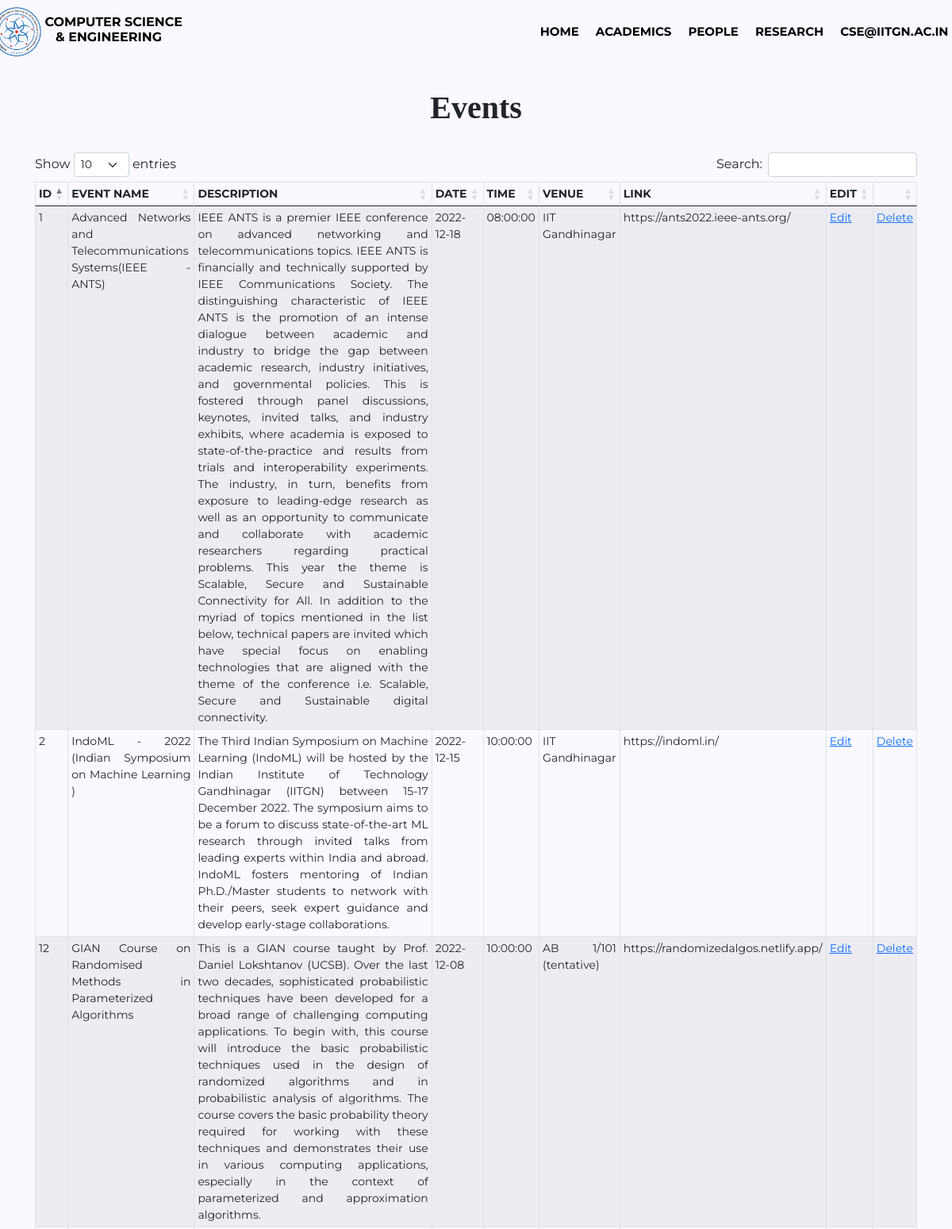
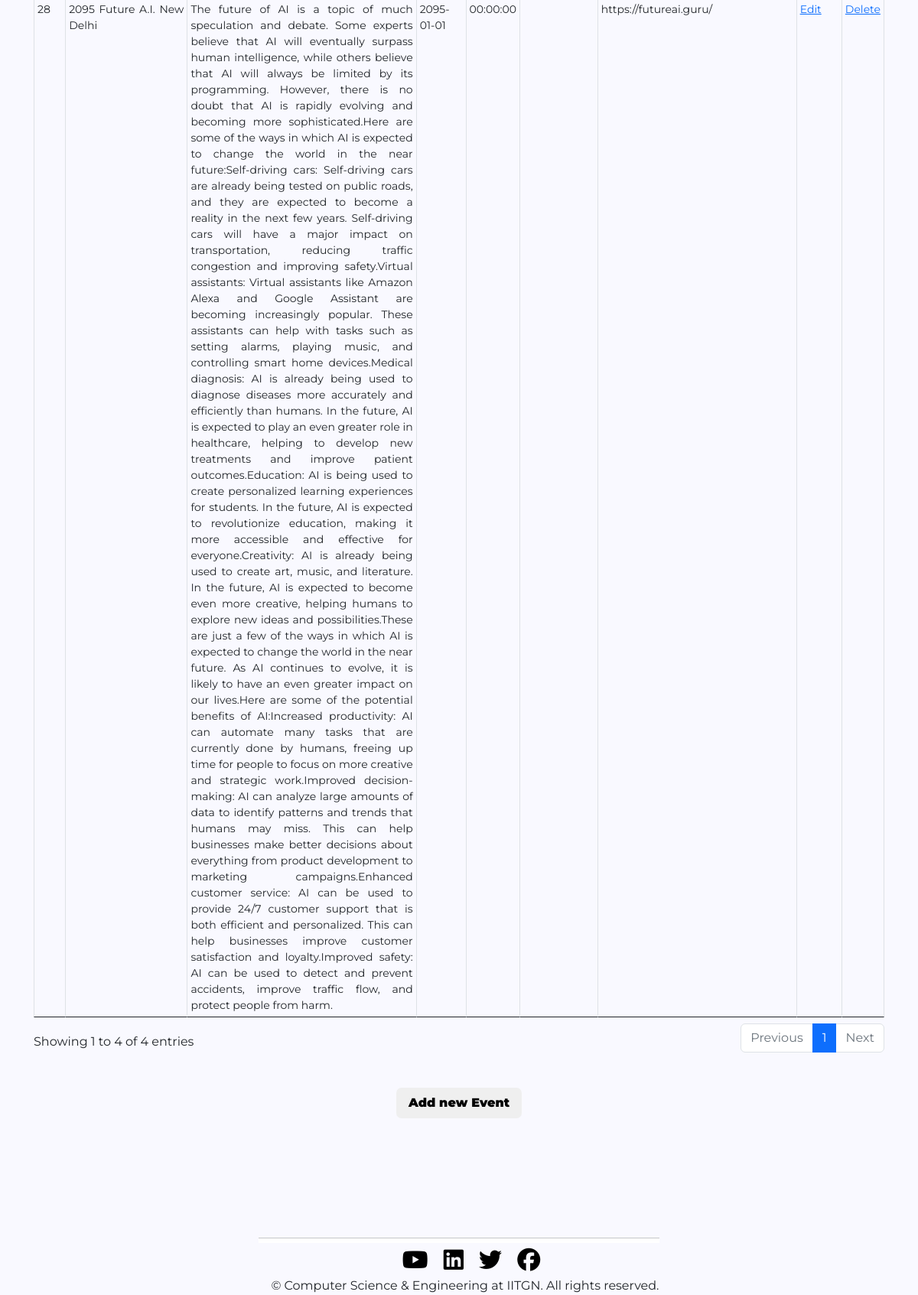
The app's page /cse_manager/update_events.php (signed in) with its own data (2 pictures, top to bottom).
### tables this page shows
CREATE TABLE `event` (
  `id` int(11) NOT NULL,
  `event_name` text NOT NULL,
  `event_description` longtext NOT NULL,
  `event_date` date NOT NULL,
  `event_venue` mediumtext NOT NULL,
  `event_link` mediumtext NOT NULL,
  `event_time` time NOT NULL
);

### cse_manager/update_events.php (the view, shortened to what this page needs)
<!DOCTYPE html>
<html>
<head>
    <link href="https://cdn.jsdelivr.net/npm/bootstrap@5.1.0/dist/css/bootstrap.min.css" rel="stylesheet">
    <link href="https://cdnjs.cloudflare.com/ajax/libs/animate.css/3.7.2/animate.min.css" rel="stylesheet">
    <link rel="stylesheet" href="https://cdnjs.cloudflare.com/ajax/libs/twitter-bootstrap/5.2.0/css/bootstrap.min.css">
	<link rel="stylesheet" href="https://cdn.datatables.net/1.13.4/css/dataTables.bootstrap5.min.css">
    <link rel="stylesheet" href="style(header).css">
    <link rel="stylesheet" href="style(footer).css">
</head>
<body>
<?php
    include_once("Headers.php");
?>
    <div class = "course_heading">
        <h1>Events</h1>
        <br/>
    </div>
    <div class= "course">
        <div class="row">
            <?php
            include_once("dbcsemanager.php");
            $query = "SELECT * from event";
            $query_run= mysqli_query($conn,$query);
            $check_faculty = mysqli_num_rows($query_run)>0;
            echo "<div class = 'table-responsive'>";
            echo "<table id = 'table_id' class='table table-striped table-bordered table-sm table-hover table-responsive' cellspacing='0'>
            <thead>
            <tr>
                <th> Id </th>
                <th> Event Name </th>
                <th> Description </th>
                <th> Date  </th>
                <th> Time </th>
                <th> Venue </th>
                <th> Link </th>
                <th> Edit </th>
                <th Delete </th>
            </tr>
            </thead>";
            if($check_faculty)
            {
                echo "<tbody>";
                while($row= mysqli_fetch_assoc($query_run))
                {
                    echo "<tr>";
                    echo "<td>" .$row["id"]."</td>";
                    echo "<td>" .$row["event_name"]."</td>";
                    echo "<td>" .$row["event_description"]."</td>";
                    echo "<td>" .$row["event_date"]."</td>";
                    echo "<td>" .$row["event_time"]."</td>";
                    echo "<td>" .$row["event_venue"]."</td>";
                    echo "<td>" .$row["event_link"]."</td>";
                    echo "<td><a href='edit_event?id=" .$row['id']."'> Edit </a></td>";
                    echo "<td><a href='delete_event?id=" .$row['id']."'> Delete </a></td>";
                    echo "</tr>";
                }
                echo "</table>";
            }
            else
            {
                echo "No Event found";
            }
            echo "</div>";
            ?>
        </div>
    </div>
    <div class="extrabtn">
        <div class='wrapper'>
            <button class='button'> <a href = 'event_input'> Add new Event </a></button>
        </div>
    </div>
<?php
      include_once("Footers.php");
?>
</body>
</html>

### cse_manager/style(header).css (style rules this page uses)
* { margin: 0; padding: 0; font-family: 'Montserrat', sans-serif; box-sizing: border-box; }
body { justify-content: center; align-items: center; min-height: 70vh; place-items: center; }

### cse_manager/update_events.php (style rules this page uses)
body { background-color: #f9f9ff; overflow-x: hidden; }
.course_heading h1,h3 { font-weight: 600; font-family: 'EB Garamond', serif; text-align: center; }
.course_heading { margin-top: 7rem; }
.course { min-width: 50rem; }
.row { margin: 0rem 2rem; }
.wrapper { margin-top: 3rem; display: flex; justify-content: center; align-items: center; height: 2rem; }
table { background-color: #f9f9ff; text-align: justify; font-size: 14px; }
th { text-transform: uppercase; }
.button { cursor: pointer; padding: 0.5rem 1rem; border: none; border-radius: 7px; font-weight: 900; }
.button { transition: background 1s, transform 0.9s; }
.button a { color: black; text-decoration: none; }

### records on screen
event: id "1", event_name "Advanced Networks and Telecommunications Systems(IEEE - ANTS)", event_description "IEEE ANTS is a premier IEEE conference on advanced networking and telecommunications topics. IEEE ANTS is financially and technically supported by IEEE Communications Society. The distinguishing characteristic of IEEE ANTS is the promotion of an intense dialogue between academic and industry to bridge the gap between academic research, industry initiatives, and governmental policies. This is fostered through panel discussions, keynotes, invited talks, and industry exhibits, where academia is exposed to state-of-the-practice and results from trials and interoperability experiments. The industry, in turn, benefits from exposure to leading-edge research as well as an opportunity to communicate…", event_date "2022-12-18", event_time "08:00:00", event_venue "IIT Gandhinagar", event_link "https://ants2022.ieee-ants.org/"
event: id "2", event_name "IndoML - 2022 (Indian Symposium on Machine Learning )", event_description "The Third Indian Symposium on Machine Learning (IndoML) will be hosted by the Indian Institute of Technology Gandhinagar (IITGN) between 15-17 December 2022. The symposium aims to be a forum to discuss state-of-the-art ML research through invited talks from leading experts within India and abroad. IndoML fosters mentoring of Indian Ph.D./Master students to network with their peers, seek expert guidance and develop early-stage collaborations.", event_date "2022-12-15", event_time "10:00:00", event_venue "IIT Gandhinagar", event_link "https://indoml.in/"
event: id "12", event_name "GIAN Course on Randomised Methods in Parameterized Algorithms", event_description "This is a GIAN course taught by Prof. Daniel Lokshtanov (UCSB). Over the last two decades, sophisticated probabilistic techniques have been developed for a broad range of challenging computing applications. To begin with, this course will introduce the basic probabilistic techniques used in the design of randomized algorithms and in probabilistic analysis of algorithms. The course covers the basic probability theory required for working with these techniques and demonstrates their use in various computing applications, especially in the context of parameterized and approximation algorithms.", event_date "2022-12-08", event_time "10:00:00", event_venue "AB 1/101 (tentative)", event_link "https://randomizedalgos.netlify.app/"
event: id "28", event_name "2095 Future A.I. New Delhi", event_description "The future of AI is a topic of much speculation and debate. Some experts believe that AI will eventually surpass human intelligence, while others believe that AI will always be limited by its programming. However, there is no doubt that AI is rapidly evolving and becoming more sophisticated.Here are some of the ways in which AI is expected to change the world in the near future:Self-driving cars: Self-driving cars are already being tested on public roads, and they are expected to become a reality in the next few years. Self-driving cars will have a major impact on transportation, reducing traffic congestion and improving safety.Virtual assistants: Virtual assistants like Amazon Alexa and…", event_date "2095-01-01", event_time "00:00:00", event_link "https://futureai.guru/"

### other values on screen
$_SESSION['user'] "CSE@IITGN.AC.IN"
